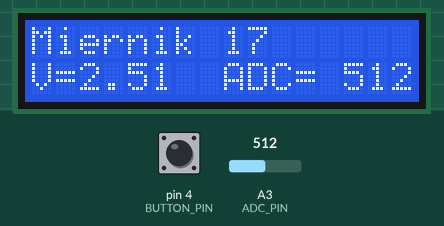
Simulated run of this sketch. Board: Arduino Uno, built with avr-gcc and run on an emulated ATmega328P. Shown: 16×2 character LCD. The inputs (shaded band) are chosen by the test bench; at power-on: pin 4 (BUTTON_PIN) HIGH, A3 (ADC_PIN) = 512.

Above: at 1.2 s.
1.3 s: pin 4 (BUTTON_PIN) pulled LOW for 0.15 s
At 1.4 s:
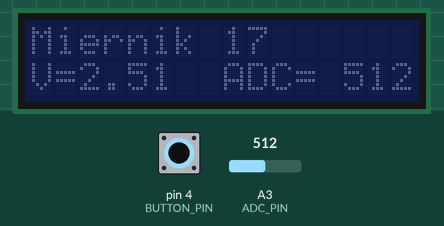
2.9 s: A3 (ADC_PIN) set to 716
At 3.4 s:
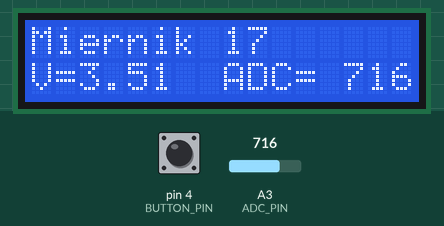
4.4 s: pin 4 (BUTTON_PIN) pulled LOW for 1 s
At 5.0 s:
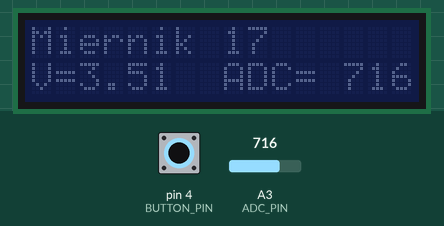
6.9 s: A3 (ADC_PIN) set to 900
At 7.6 s:
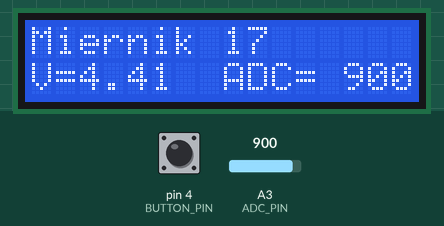
8.4 s: A3 (ADC_PIN) set to 1023
At 9.3 s:
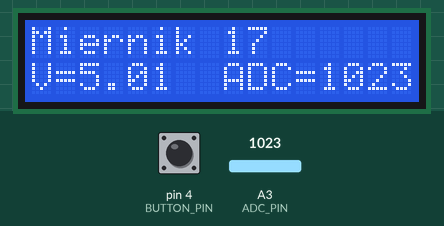
Timing chart, 0 to 10.9 s (numbered marks = the images above; inputs shaded):
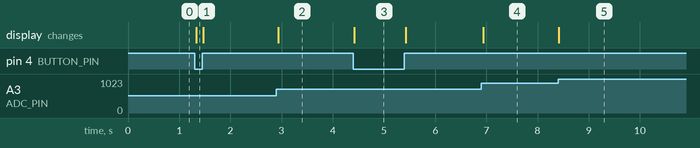

Measured:
- after the input at 1.3 s, the display: changes at once (image 1)
- after the input at 2.9 s, the display: changes at once (image 2)
- after the input at 4.4 s, the display: changes at once (image 3)
- after the input at 6.9 s, the display: changes at once (image 4)
- after the input at 8.4 s, the display: changes at once (image 5)

The sketch:

Lista3_1.ino
```cpp
#define ADC_PIN A3
#define BUTTON_PIN 4
#define converter 0.0049
//Biblioteka do komunikacji I2C
#include<Wire.h>
//Biblioteka do obsługi wyświetlacza LCD
#include<LiquidCrystal_I2C.h>
int analogValue = 0;
bool lastBtnState = HIGH;
bool flag = true;
double volts = 0;
char buffer[100];
LiquidCrystal_I2C lcd(0x27, 2, 1, 0, 4, 5, 6, 7, 3, POSITIVE);  // Adres wyświetlacza LCD 0x27.


void setup() {
  lcd.begin(16, 2);         //konfiguracja lcd, 2 linie 16 znakowe
  lcd.setCursor(0,0);       //ustawienie kursora
  lcd.print("Miernik "); //wyswietlenie napisu
  lcd.print(ADC_PIN);
  lcd.setCursor(0,1);
  lcd.print("V=");
  lcd.setCursor(8,1);
  lcd.print("ADC=");
}

void loop() {
  bool currentBtnState = digitalRead(BUTTON_PIN);
  if(currentBtnState != lastBtnState && flag == true) {
    lcd.noBacklight();
    flag = false;
  } else if (currentBtnState != lastBtnState && flag == false) {
    lcd.backlight();
    flag = true;
  }
  lastBtnState = currentBtnState;


  analogValue = analogRead(ADC_PIN);
  volts = toVolt(analogValue);
  lcd.setCursor(2,1);
  lcd.print(volts);
  sprintf(buffer, "%4d", analogValue);
  lcd.setCursor(12,1);
  lcd.print(buffer);
  delay(20);
}

double toVolt(int value) {
  return value * converter;
}
```
